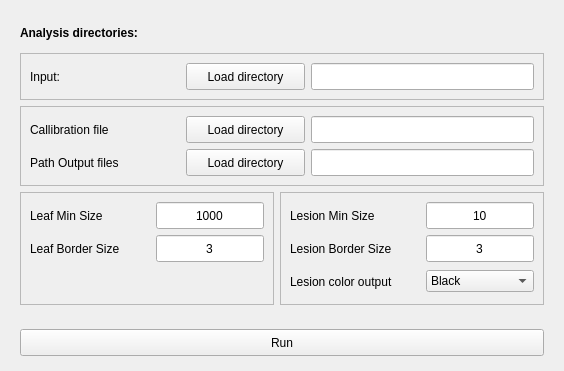
      <widget class="QWidget" name="tabAnalysis">
       <attribute name="title">
        <string>Analyses</string>
       </attribute>
       <layout class="QGridLayout" name="gridLayout_5">
        <item row="0" column="0">
         <widget class="QFrame" name="frame">
          <property name="frameShape">
           <enum>QFrame::NoFrame</enum>
          </property>
          <property name="frameShadow">
           <enum>QFrame::Raised</enum>
          </property>
          <layout class="QGridLayout" name="gridLayout_2">
           <item row="0" column="0">
            <widget class="QLabel" name="analysisLabel">
             <property name="minimumSize">
              <size>
               <width>150</width>
               <height>27</height>
              </size>
             </property>
             <property name="maximumSize">
              <size>
               <width>210</width>
               <height>27</height>
              </size>
             </property>
             <property name="text">
              <string>&lt;html&gt;&lt;head/&gt;&lt;body&gt;&lt;p&gt;&lt;span style=&quot; font-weight:600;&quot;&gt;Analysis directories:&lt;/span&gt;&lt;/p&gt;&lt;/body&gt;&lt;/html&gt;</string>
             </property>
            </widget>
           </item>
           <item row="4" column="0">
            <widget class="QFrame" name="frame_5">
             <property name="frameShape">
              <enum>QFrame::StyledPanel</enum>
             </property>
             <property name="frameShadow">
              <enum>QFrame::Raised</enum>
             </property>
             <layout class="QFormLayout" name="formLayout_2">
              <item row="0" column="0">
               <widget class="QLabel" name="leafSizeLabel">
                <property name="minimumSize">
                 <size>
                  <width>120</width>
                  <height>27</height>
                 </size>
                </property>
                <property name="maximumSize">
                 <size>
                  <width>120</width>
                  <height>27</height>
                 </size>
                </property>
                <property name="text">
                 <string>Leaf Min Size</string>
                </property>
               </widget>
              </item>
              <item row="2" column="0">
               <widget class="QLabel" name="leafBorderSizeLabel">
                <property name="minimumSize">
                 <size>
                  <width>120</width>
                  <height>27</height>
                 </size>
                </property>
                <property name="maximumSize">
                 <size>
                  <width>120</width>
                  <height>27</height>
                 </size>
                </property>
                <property name="text">
                 <string>Leaf Border Size</string>
                </property>
               </widget>
              </item>
              <item row="0" column="1">
               <widget class="QLineEdit" name="leafSizeLineEdit">
                <property name="sizePolicy">
                 <sizepolicy hsizetype="Minimum" vsizetype="Fixed">
                  <horstretch>0</horstretch>
                  <verstretch>0</verstretch>
                 </sizepolicy>
                </property>
                <property name="minimumSize">
                 <size>
                  <width>90</width>
                  <height>27</height>
                 </size>
                </property>
                <property name="maximumSize">
                 <size>
                  <width>120</width>
                  <height>27</height>
                 </size>
                </property>
                <property name="toolTip">
                 <string>&lt;html&gt;&lt;head/&gt;&lt;body&gt;&lt;p&gt;
Number of population maximum for DAPC. (Warning: R script colours contain only 10 values increase numbre if you select more than 10.)&lt;br/&gt;
An optinal integer indicating the number of clusters to be sought.&lt;br/&gt;
If provided, the function will only run K-means once, for this number of clusters.&lt;br/&gt;
If left as NULL, several K-means are run for a range of k (number of clusters) values.&lt;/p&gt;&lt;/body&gt;&lt;/html&gt;</string>
                </property>
                <property name="text">
                 <string>1000</string>
                </property>
                <property name="alignment">
                 <set>Qt::AlignCenter</set>
                </property>
               </widget>
              </item>
              <item row="2" column="1">
               <widget class="QLineEdit" name="leafBorderSizeLineEdit">
                <property name="sizePolicy">
                 <sizepolicy hsizetype="Minimum" vsizetype="Fixed">
                  <horstretch>0</horstretch>
                  <verstretch>0</verstretch>
                 </sizepolicy>
                </property>
                <property name="minimumSize">
                 <size>
                  <width>90</width>
                  <height>27</height>
                 </size>
                </property>
                <property name="maximumSize">
                 <size>
                  <width>120</width>
                  <height>27</height>
                 </size>
                </property>
                <property name="toolTip">
                 <string>&lt;html&gt;&lt;head/&gt;&lt;body&gt;&lt;p&gt;
Number of population maximum for DAPC. (Warning: R script colours contain only 10 values increase numbre if you select more than 10.)&lt;br/&gt;
An optinal integer indicating the number of clusters to be sought.&lt;br/&gt;
If provided, the function will only run K-means once, for this number of clusters.&lt;br/&gt;
If left as NULL, several K-means are run for a range of k (number of clusters) values.&lt;/p&gt;&lt;/body&gt;&lt;/html&gt;</string>
                </property>
                <property name="text">
                 <string>3</string>
                </property>
                <property name="alignment">
                 <set>Qt::AlignCenter</set>
                </property>
               </widget>
              </item>
             </layout>
            </widget>
           </item>
           <item row="4" column="1">
            <widget class="QFrame" name="frame_6">
             <property name="frameShape">
              <enum>QFrame::StyledPanel</enum>
             </property>
             <property name="frameShadow">
              <enum>QFrame::Raised</enum>
             </property>
             <layout class="QGridLayout" name="gridLayout_14">
              <item row="0" column="0">
               <widget class="QLabel" name="lesionSizeLabel">
                <property name="minimumSize">
                 <size>
                  <width>130</width>
                  <height>27</height>
                 </size>
                </property>
                <property name="maximumSize">
                 <size>
                  <width>150</width>
                  <height>27</height>
                 </size>
                </property>
                <property name="text">
                 <string>Lesion Min Size</string>
                </property>
               </widget>
              </item>
              <item row="0" column="1">
               <widget class="QLineEdit" name="lesionSizeLineEdit">
                <property name="sizePolicy">
                 <sizepolicy hsizetype="Minimum" vsizetype="Fixed">
                  <horstretch>0</horstretch>
                  <verstretch>0</verstretch>
                 </sizepolicy>
                </property>
                <property name="minimumSize">
                 <size>
                  <width>90</width>
                  <height>27</height>
                 </size>
                </property>
                <property name="maximumSize">
                 <size>
                  <width>120</width>
                  <height>27</height>
                 </size>
                </property>
                <property name="toolTip">
                 <string>&lt;html&gt;&lt;head/&gt;&lt;body&gt;&lt;p&gt;
Number of population maximum for DAPC. (Warning: R script colours contain only 10 values increase numbre if you select more than 10.)&lt;br/&gt;
An optinal integer indicating the number of clusters to be sought.&lt;br/&gt;
If provided, the function will only run K-means once, for this number of clusters.&lt;br/&gt;
If left as NULL, several K-means are run for a range of k (number of clusters) values.&lt;/p&gt;&lt;/body&gt;&lt;/html&gt;</string>
                </property>
                <property name="text">
                 <string>10</string>
                </property>
                <property name="alignment">
                 <set>Qt::AlignCenter</set>
                </property>
               </widget>
              </item>
              <item row="1" column="0">
               <widget class="QLabel" name="lesionBorderLabel">
                <property name="minimumSize">
                 <size>
                  <width>130</width>
                  <height>27</height>
                 </size>
                </property>
                <property name="maximumSize">
                 <size>
                  <width>150</width>
                  <height>27</height>
                 </size>
                </property>
                <property name="text">
                 <string>Lesion Border Size</string>
                </property>
               </widget>
              </item>
              <item row="1" column="1">
               <widget class="QLineEdit" name="lesionBorderLineEdit">
                <property name="sizePolicy">
                 <sizepolicy hsizetype="Minimum" vsizetype="Fixed">
                  <horstretch>0</horstretch>
                  <verstretch>0</verstretch>
                 </sizepolicy>
                </property>
                <property name="minimumSize">
                 <size>
                  <width>90</width>
                  <height>27</height>
                 </size>
                </property>
                <property name="maximumSize">
                 <size>
                  <width>120</width>
                  <height>27</height>
                 </size>
                </property>
                <property name="toolTip">
                 <string>&lt;html&gt;&lt;head/&gt;&lt;body&gt;&lt;p&gt;
Number of population maximum for DAPC. (Warning: R script colours contain only 10 values increase numbre if you select more than 10.)&lt;br/&gt;
An optinal integer indicating the number of clusters to be sought.&lt;br/&gt;
If provided, the function will only run K-means once, for this number of clusters.&lt;br/&gt;
If left as NULL, several K-means are run for a range of k (number of clusters) values.&lt;/p&gt;&lt;/body&gt;&lt;/html&gt;</string>
                </property>
                <property name="text">
                 <string>3</string>
                </property>
                <property name="alignment">
                 <set>Qt::AlignCenter</set>
                </property>
               </widget>
              </item>
              <item row="2" column="0">
               <widget class="QLabel" name="lesioncolorLabel">
                <property name="minimumSize">
                 <size>
                  <width>130</width>
                  <height>27</height>
                 </size>
                </property>
                <property name="maximumSize">
                 <size>
                  <width>150</width>
                  <height>27</height>
                 </size>
                </property>
                <property name="text">
                 <string>Lesion color output</string>
                </property>
               </widget>
              </item>
              <item row="2" column="1">
               <widget class="QComboBox" name="lesionColorComboBox">
                <item>
                 <property name="text">
                  <string>Black</string>
                 </property>
                </item>
                <item>
                 <property name="text">
                  <string>White</string>
                 </property>
                </item>
               </widget>
              </item>
             </layout>
            </widget>
           </item>
           <item row="2" column="0" colspan="2">
            <widget class="QFrame" name="frame_7">
             <property name="frameShape">
              <enum>QFrame::StyledPanel</enum>
             </property>
             <property name="frameShadow">
              <enum>QFrame::Raised</enum>
             </property>
             <layout class="QGridLayout" name="gridLayout_15">
              <item row="0" column="0">
               <widget class="QLabel" name="callibrationFileLabel">
                <property name="minimumSize">
                 <size>
                  <width>150</width>
                  <height>27</height>
                 </size>
                </property>
                <property name="maximumSize">
                 <size>
                  <width>150</width>
                  <height>27</height>
                 </size>
                </property>
                <property name="text">
                 <string>Callibration file</string>
                </property>
               </widget>
              </item>
              <item row="0" column="1">
               <widget class="QPushButton" name="loadCallibrationFilePushButton">
                <property name="minimumSize">
                 <size>
                  <width>119</width>
                  <height>27</height>
                 </size>
                </property>
                <property name="maximumSize">
                 <size>
                  <width>119</width>
                  <height>27</height>
                 </size>
                </property>
                <property name="toolTip">
                 <string>&lt;html&gt;&lt;head/&gt;&lt;body&gt;&lt;p&gt;Open file dialog to load list accession file (.txt)&lt;/p&gt;&lt;/body&gt;&lt;/html&gt;</string>
                </property>
                <property name="whatsThis">
                 <string>&lt;html&gt;&lt;head/&gt;&lt;body&gt;&lt;p&gt;Open file dialog to load list accession file (.txt)&lt;/p&gt;&lt;/body&gt;&lt;/html&gt;</string>
                </property>
                <property name="text">
                 <string>Load directory</string>
                </property>
               </widget>
              </item>
              <item row="0" column="2">
               <widget class="QLineEdit" name="callibrationFileOpenLineEdit">
                <property name="minimumSize">
                 <size>
                  <width>0</width>
                  <height>27</height>
                 </size>
                </property>
                <property name="maximumSize">
                 <size>
                  <width>500</width>
                  <height>27</height>
                 </size>
                </property>
                <property name="toolTip">
                 <string>&lt;html&gt;&lt;head/&gt;&lt;body&gt;&lt;p&gt;
Number of population maximum for DAPC. (Warning: R script colours contain only 10 values increase numbre if you select more than 10.)&lt;br/&gt;
An optinal integer indicating the number of clusters to be sought.&lt;br/&gt;
If provided, the function will only run K-means once, for this number of clusters.&lt;br/&gt;
If left as NULL, several K-means are run for a range of k (number of clusters) values.&lt;/p&gt;&lt;/body&gt;&lt;/html&gt;</string>
                </property>
                <property name="text">
                 <string/>
                </property>
                <property name="alignment">
                 <set>Qt::AlignCenter</set>
                </property>
               </widget>
              </item>
              <item row="2" column="0">
               <widget class="QLabel" name="pathOutLabel">
                <property name="minimumSize">
                 <size>
                  <width>150</width>
                  <height>27</height>
                 </size>
                </property>
                <property name="maximumSize">
                 <size>
                  <width>150</width>
                  <height>27</height>
                 </size>
                </property>
                <property name="text">
                 <string>Path Output files</string>
                </property>
               </widget>
              </item>
              <item row="2" column="1">
               <widget class="QPushButton" name="loadPathOutPushButton">
                <property name="minimumSize">
                 <size>
                  <width>119</width>
                  <height>27</height>
                 </size>
                </property>
                <property name="maximumSize">
                 <size>
                  <width>119</width>
                  <height>27</height>
                 </size>
                </property>
                <property name="text">
                 <string>Load directory</string>
                </property>
               </widget>
              </item>
              <item row="2" column="2">
               <widget class="QLineEdit" name="pathOutlineEdit">
                <property name="minimumSize">
                 <size>
                  <width>0</width>
                  <height>27</height>
                 </size>
                </property>
                <property name="maximumSize">
                 <size>
                  <width>500</width>
                  <height>27</height>
                 </size>
                </property>
                <property name="toolTip">
                 <string>&lt;html&gt;&lt;head/&gt;&lt;body&gt;&lt;p&gt;Path to output file, &lt;/p&gt;&lt;p&gt;by default in the same path as programme&lt;/p&gt;&lt;/body&gt;&lt;/html&gt;</string>
                </property>
                <property name="whatsThis">
                 <string>&lt;html&gt;&lt;head/&gt;&lt;body&gt;&lt;p&gt;Path to output file, &lt;/p&gt;&lt;p&gt;by default in the same path as programme&lt;/p&gt;&lt;/body&gt;&lt;/html&gt;</string>
                </property>
                <property name="text">
                 <string/>
                </property>
               </widget>
              </item>
             </layout>
            </widget>
           </item>
           <item row="1" column="0" colspan="2">
            <widget class="QFrame" name="frame_8">
             <property name="frameShape">
              <enum>QFrame::StyledPanel</enum>
             </property>
             <property name="frameShadow">
              <enum>QFrame::Raised</enum>
             </property>
             <layout class="QGridLayout" name="gridLayout_16">
              <item row="0" column="0">
               <widget class="QLabel" name="pathInLabel">
                <property name="minimumSize">
                 <size>
                  <width>150</width>
                  <height>27</height>
                 </size>
                </property>
                <property name="maximumSize">
                 <size>
                  <width>150</width>
                  <height>27</height>
                 </size>
                </property>
                <property name="text">
                 <string>Input:</string>
                </property>
               </widget>
              </item>
              <item row="0" column="1">
               <widget class="QPushButton" name="loadAnalysisPushButton">
                <property name="minimumSize">
                 <size>
                  <width>119</width>
                  <height>27</height>
                 </size>
                </property>
                <property name="maximumSize">
                 <size>
                  <width>119</width>
                  <height>27</height>
                 </size>
                </property>
                <property name="toolTip">
                 <string>&lt;html&gt;&lt;head/&gt;&lt;body&gt;&lt;p&gt;Open file dialog to load list accession file (.txt)&lt;/p&gt;&lt;/body&gt;&lt;/html&gt;</string>
                </property>
                <property name="whatsThis">
                 <string>&lt;html&gt;&lt;head/&gt;&lt;body&gt;&lt;p&gt;Open file dialog to load list accession file (.txt)&lt;/p&gt;&lt;/body&gt;&lt;/html&gt;</string>
                </property>
                <property name="text">
                 <string>Load directory</string>
                </property>
               </widget>
              </item>
              <item row="0" column="2">
               <widget class="QLineEdit" name="analysisOpenLineEdit">
                <property name="minimumSize">
                 <size>
                  <width>0</width>
                  <height>27</height>
                 </size>
                </property>
                <property name="maximumSize">
                 <size>
                  <width>500</width>
                  <height>27</height>
                 </size>
                </property>
                <property name="focusPolicy">
                 <enum>Qt::StrongFocus</enum>
                </property>
                <property name="toolTip">
                 <string>&lt;html&gt;&lt;head/&gt;&lt;body&gt;&lt;p&gt;
Number of population maximum for DAPC. (Warning: R script colours contain only 10 values increase numbre if you select more than 10.)&lt;br/&gt;
An optinal integer indicating the number of clusters to be sought.&lt;br/&gt;
If provided, the function will only run K-means once, for this number of clusters.&lt;br/&gt;
If left as NULL, several K-means are run for a range of k (number of clusters) values.&lt;/p&gt;&lt;/body&gt;&lt;/html&gt;</string>
                </property>
                <property name="text">
                 <string/>
                </property>
                <property name="alignment">
                 <set>Qt::AlignCenter</set>
                </property>
               </widget>
              </item>
             </layout>
            </widget>
           </item>
          </layout>
         </widget>
        </item>
        <item row="1" column="0">
         <widget class="QFrame" name="frame_4">
          <property name="maximumSize">
           <size>
            <width>16777215</width>
            <height>40</height>
           </size>
          </property>
          <property name="frameShape">
           <enum>QFrame::NoFrame</enum>
          </property>
          <property name="frameShadow">
           <enum>QFrame::Raised</enum>
          </property>
          <layout class="QGridLayout" name="gridLayout_13">
           <item row="0" column="0">
            <widget class="QPushButton" name="runAnalysisPushButton">
             <property name="minimumSize">
              <size>
               <width>0</width>
               <height>27</height>
              </size>
             </property>
             <property name="maximumSize">
              <size>
               <width>700</width>
               <height>27</height>
              </size>
             </property>
             <property name="toolTip">
              <string>&lt;html&gt;&lt;head/&gt;&lt;body&gt;&lt;p&gt;run the programm&lt;/p&gt;&lt;/body&gt;&lt;/html&gt;</string>
             </property>
             <property name="whatsThis">
              <string>&lt;html&gt;&lt;head/&gt;&lt;body&gt;&lt;p&gt;run the programm&lt;/p&gt;&lt;/body&gt;&lt;/html&gt;</string>
             </property>
             <property name="text">
              <string>Run</string>
             </property>
            </widget>
           </item>
          </layout>
         </widget>
        </item>
       </layout>
      </widget>
